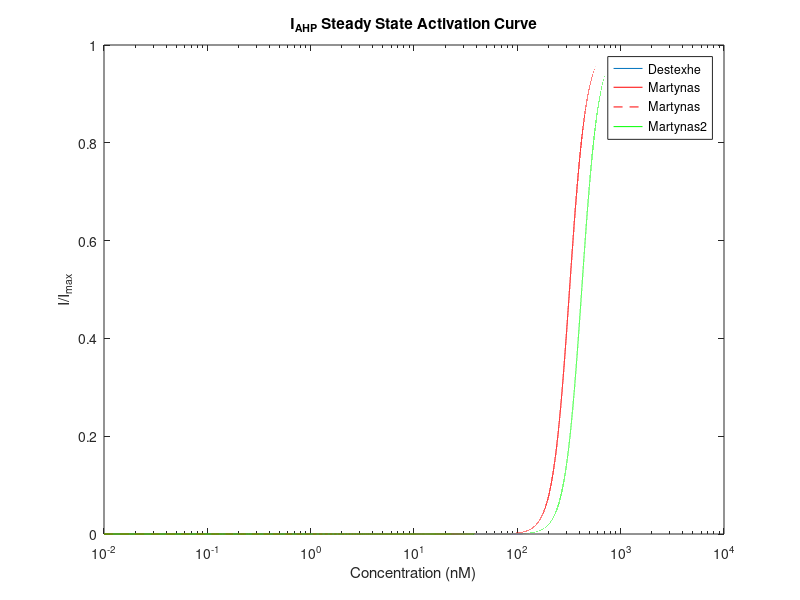
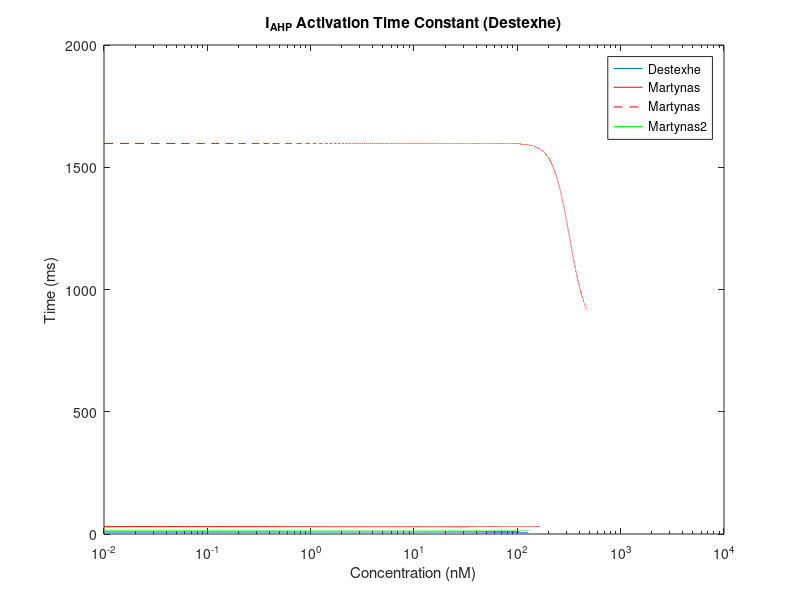

Source code (MATLAB) for these figures, in order:
% I_AHP model in NRT neurons.

close all
clc

celsius = 35;
Cai = (0:0.01:2000)/1e6; % mM; *1e3 uM; *1e6 nM

% Destexhe:
beta = 0.03;
Cac	= 0.025;
power = 2;

% Martynas:
% Kd = 0.05;
% Kd2 = 0.0023;
% K_half1 = 0.00005;
% K_half2 = 0.00005;
% Hill = 5.3;
% Hill_tau = 5.3;
% tau_m1_min = 1;
% tau_m2_min = 400;

% Martynas2:
Kd = 0.05;
Kd2 = 0.0012;
Kd3 = 1;
K_half1 = 0.00032;
K_half2 = 0.00032;
K_half3 = 0.00042;
Hill = 5.3;
Hill3 = 5.3;
Hill_tau = 5.3;
Hill_tau3 = 5.3;
tau_m1_min = 11.65;
tau_m2_min = 830;
tau_m3_min = 11.65;

% Steady state activation curve:
figure('Units', 'normalized', 'Position', [0,.01, .48, .89]);
Car = (Cai/Cac).^power;
m_inf_D = zeros(1,length(Cai));
for i = 1:length(Cai)
	m_inf_D(i) = Car(i) / ( 0.5 + Car(i) );
end
m1_inf = 1 ./ ((K_half1 ./ Cai).^Hill + 1);
m2_inf = 1 ./ ((K_half2 ./ Cai).^Hill + 1);
m3_inf = 1 ./ ((K_half3 ./ Cai).^Hill3 + 1);
semilogx(Cai*1e6, m_inf_D)
hold on
semilogx(Cai*1e6, m1_inf, 'r')
semilogx(Cai*1e6, m2_inf, 'r--')
semilogx(Cai*1e6, m3_inf, 'g')
title('I_A_H_P Steady State Activation Curve')
xlabel('Concentration (nM)')
ylabel('I/I_m_a_x')
legend('Destexhe', 'Martynas', 'Martynas', 'Martynas2')
hold off

% Activation time constant:
figure('Units', 'normalized', 'Position', [0,.01, .48, .89]);
phi = 3.0 ^ ((celsius-22)/10);
tau_m_D = 1 / beta ./ (1 + Car) / phi;
phi = 3.0 ^ ((celsius-34.25)/10);
tau_m = ((1 / Kd) ./ ((Cai / K_half1).^Hill_tau + 1) / phi) + tau_m1_min;
tau_m2 = ((1 / Kd2) ./ ((Cai / K_half2).^Hill_tau + 1) / phi) + tau_m2_min;
tau_m3 = ((1 / Kd3) ./ ((Cai / K_half3).^Hill_tau3 + 1) / phi) + tau_m3_min;
semilogx(Cai*1e6, tau_m_D)
hold on
semilogx(Cai*1e6, tau_m, 'r')
semilogx(Cai*1e6, tau_m2, 'r--')
semilogx(Cai*1e6, tau_m3, 'g')
title('I_A_H_P Activation Time Constant (Destexhe)')
xlabel('Concentration (nM)')
ylabel('Time (ms)')
legend('Destexhe', 'Martynas', 'Martynas', 'Martynas2')
hold off